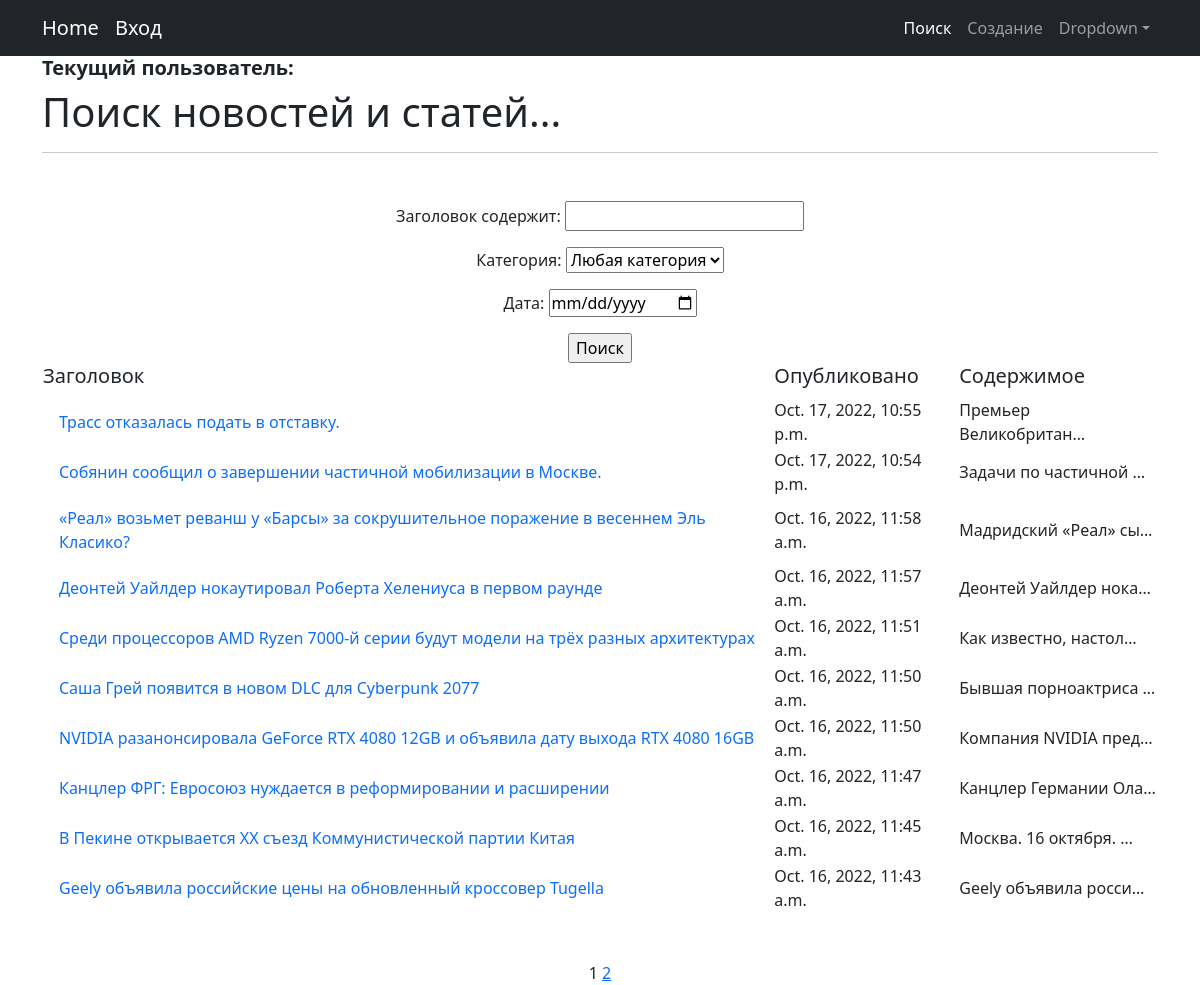
The app's page /news/search/ with its own data.
### news/models.py (models this page shows, shortened)
class Post(models.Model):
    posts = [
        ('news', 'Новость'),
        ('article', 'Статья')
    ]
    post_type = models.CharField(max_length=8, choices=posts, default='news', verbose_name='Тип поста')
    author_name = models.ForeignKey(Author, on_delete=models.CASCADE, related_name='writer', verbose_name='Автор')
    title = models.CharField(max_length=128)
    post_content = models.TextField(verbose_name='Содержимое')
    post_creation_date = models.DateTimeField(auto_now_add=True)
    rating = models.IntegerField(default=0)
    post_category = models.ManyToManyField(Category, through='PostCategory', verbose_name='Категория')

### news/views.py (the view)
# urls.py: path('search/', SearchNews.as_view(), name='news-search'),
class SearchNews(ListView):
    model = Post
    ordering = '-post_creation_date'
    template_name = 'searchnews.html'
    context_object_name = 'selectednews'
    paginate_by = 10
    def get_queryset(self):
        queryset = super().get_queryset()
        self.filterset = FilterNews(self.request.GET, queryset)
        return self.filterset.qs
    def get_context_data(self, **kwargs):
        context = super().get_context_data(**kwargs)
        context['filterset'] = self.filterset
        return context

### news/models.py (called while the page is built)
    def __str__(self):
        return f'{self.category}'

### news/templatetags/custom_filters.py (called while the page is built)
@register.filter()
def censor(value):
    if not isinstance(value, str):
        raise ValueError('Должен быть текст!')
    nasty_list = [
        'редиска',
        'матрица',
        'цветы',
        'время',
        'место',
        'авто',
    ]
    for item in nasty_list:
        if item in value.lower():
            c_index = value.lower().index(item)
            value = value.replace(value[c_index:c_index+len(item)], f"{value[c_index]}{'*' * (len(item) - 1)}")
    return value

### news/templatetags/custom_tags.py (called while the page is built)
@register.simple_tag(takes_context=True)
def url_replace(context, **kwargs):
    d = context['request'].GET.copy()
    for k, v in kwargs.items():
        d[k] = v
    return d.urlencode()

### templates/searchnews.html (shortened to what this page needs)
{% extends 'flatpages/default.html' %}
{% load custom_filters %}
{% load custom_tags %}
{% block content %}
<h1> Поиск новостей и статей... </h1>
<hr>
<div class="text-center mt-5">
<form action="" method="get">
   {{ filterset.form.as_p }}
    <input type="submit" value="Поиск" />
</form>
</div>
{% if selectednews %}
<table>
    <tr>
        <td><h5>Заголовок</h5></td>
        <td><h5>Опубликовано</h5></td>
        <td><h5>Содержимое</h5></td>
    </tr>
    {% for i in selectednews %}
        <tr>
        <td><a class="nav-link" href="/news/{{i.id}}">{{i.title|censor}}
                        </a></td>
        <td>{{i.post_creation_date}}</td>
        <td>{{i.post_content|censor|truncatechars:21}}</td>
        </tr>
    {% endfor %}
</table>
{% else %}
<div class="text-center mt-5">
<h3>There are no news</h3>
</div>
{% endif %}
<div class="text-center mt-5">
{{ page_obj.number }}
{% if page_obj.has_next %}
    <a href="?{% url_replace page=page_obj.next_page_number %}">{{ page_obj.next_page_number }}</a>
{% endif %}
</div>
{% endblock content %}

### records on screen
Post: title|censor "Трасс отказалась подать в отставку.", post_creation_date "Oct. 17, 2022, 10:55 p.m.", post_content|censor "Премьер Великобритан…"
Post: title|censor "Собянин сообщил о завершении частичной мобилизации в Москве.", post_creation_date "Oct. 17, 2022, 10:54 p.m.", post_content|censor "Задачи по частичной …"
Post: title|censor "«Реал» возьмет реванш у «Барсы» за сокрушительное поражение в весеннем Эль Класико?", post_creation_date "Oct. 16, 2022, 11:58 a.m.", post_content|censor "Мадридский «Реал» сы…"
Post: title|censor "Деонтей Уайлдер нокаутировал Роберта Хелениуса в первом раунде", post_creation_date "Oct. 16, 2022, 11:57 a.m.", post_content|censor "Деонтей Уайлдер нока…"
Post: title|censor "Среди процессоров AMD Ryzen 7000-й серии будут модели на трёх разных архитектурах", post_creation_date "Oct. 16, 2022, 11:51 a.m.", post_content|censor "Как известно, настол…"
Post: title|censor "Саша Грей появится в новом DLC для Cyberpunk 2077", post_creation_date "Oct. 16, 2022, 11:50 a.m.", post_content|censor "Бывшая порноактриса …"
Post: title|censor "NVIDIA разанонсировала GeForce RTX 4080 12GB и объявила дату выхода RTX 4080 16GB", post_creation_date "Oct. 16, 2022, 11:50 a.m.", post_content|censor "Компания NVIDIA пред…"
Post: title|censor "Канцлер ФРГ: Евросоюз нуждается в реформировании и расширении", post_creation_date "Oct. 16, 2022, 11:47 a.m.", post_content|censor "Канцлер Германии Ола…"
Post: title|censor "В Пекине открывается ХХ съезд Коммунистической партии Китая", post_creation_date "Oct. 16, 2022, 11:45 a.m.", post_content|censor "Москва. 16 октября. …"
Post: title|censor "Geely объявила российские цены на обновленный кроссовер Tugella", post_creation_date "Oct. 16, 2022, 11:43 a.m.", post_content|censor "Geely объявила росси…"

### other values on screen
{{ page_obj.number }} "1"
{{ page_obj.next_page_number }} "2"
